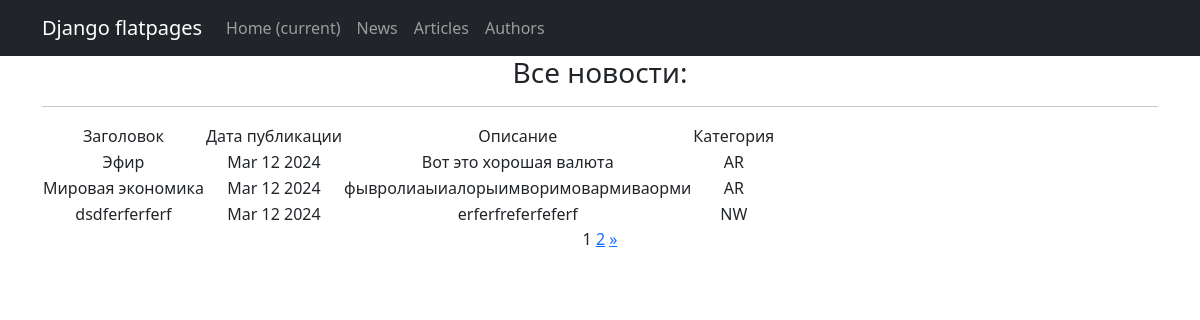
/posts/, run on the app's committed database.
### newapp/models.py (models this page shows, shortened)
class Post(models.Model):
    author = models.ForeignKey(Author, on_delete=models.CASCADE)
    NEWS = 'NW'
    ARTICLE = 'AR'
    CATEGORY_CHOICES = (
        (NEWS, 'Новость'),
        (ARTICLE, 'Статья'),
    )
    categoryType = models.CharField(max_length=2, choices=CATEGORY_CHOICES, default=ARTICLE)
    dateCreation = models.DateTimeField(auto_now_add=True)
    postCategory = models.ManyToManyField(Category, through='PostCategory')
    title = models.CharField(max_length=128)
    text = models.TextField()
    rating = models.SmallIntegerField(default=0)

### newapp/views.py (the view)
# urls.py: path('posts/', PostsList.as_view(), name='posts'),
class PostsList(ListView):
    model = Post
    ordering = '-dateCreation'
    template_name = 'news.html'
    context_object_name = 'news'
    paginate_by = 3

### newapp/templatetags/custom_filters.py (called while the page is built)
@register.filter()
def censor(value):
    for word in censored_words:
        value = value.replace(word, '*' * len(word))
    return value

@register.simple_tag(takes_context=True)
def url_replace(context, **kwargs):
    d = context['request'].GET.copy()
    for k, v in kwargs.items():
        d[k] = v
    return d.urlencode()

### templates/news.html (shortened to what this page needs)
{% extends 'flatpages/default.html' %}
{% load custom_filters %}
{% block content %}
<h3>Все новости:</h3>
<hr>
{% if news %}
<table>
    <tr>
    <td>Заголовок</td>
    <td>Дата публикации</td>
    <td>Описание</td>
        <td>Категория</td>
    </tr>
    {% for i in news %}
    <tr>
        <td>{{ i.title}} </td>
        <td>{{ i.dateCreation|date:'M d Y' }}</td>
        <td>{{ i.text|truncatewords:20 }}</td>
         <td>{{ i.categoryType }}</td>
    </tr>
    {% endfor %}
</table>
{% else %}
<h2>Новостей нет!</h2>
{% endif %}
{{ page_obj.number }}
{% if page_obj.has_next %}
<a href="?{% url_replace page=page_obj.next_page_number %}">{{ page_obj.next_page_number }}</a>
<a href="?page={{ page_obj.paginator.num_pages }}"> &raquo;</a>
{% endif %}
{% endblock content %}

### data on the page
Post: title "Эфир", dateCreation "Mar 12 2024", text "Вот это хорошая валюта", categoryType "AR"
Post: title "Мировая экономика", dateCreation "Mar 12 2024", text "фывролиаыиалорыимворимовармиваорми", categoryType "AR"
Post: title "dsdferferferf", dateCreation "Mar 12 2024", text "erferfreferfeferf", categoryType "NW"

### other printed values
{{ page_obj.number }} "1"
{{ page_obj.next_page_number }} "2"
